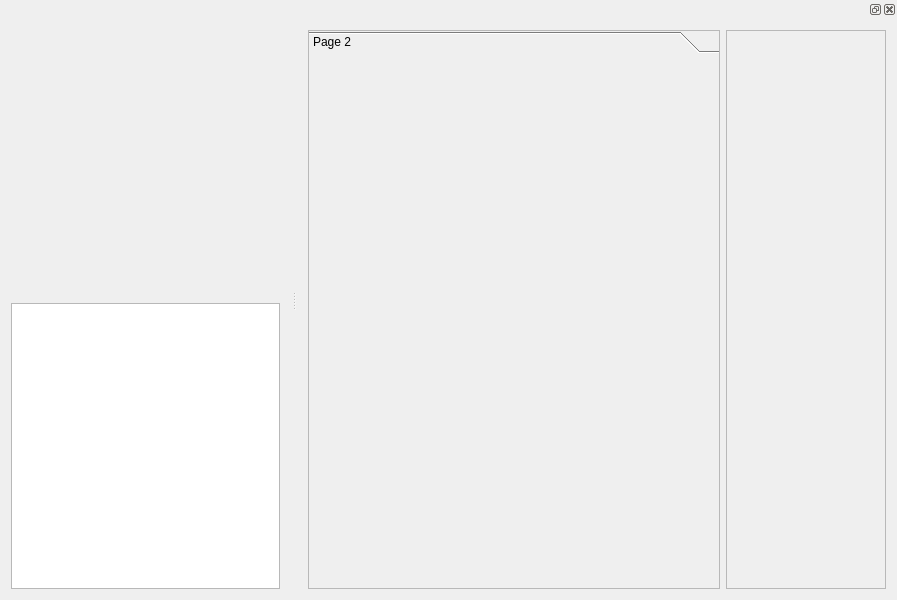
<?xml version="1.0" encoding="UTF-8"?>
<ui version="4.0">
 <class>MainWindow</class>
 <widget class="QMainWindow" name="MainWindow">
  <property name="geometry">
   <rect>
    <x>0</x>
    <y>0</y>
    <width>897</width>
    <height>600</height>
   </rect>
  </property>
  <property name="minimumSize">
   <size>
    <width>800</width>
    <height>600</height>
   </size>
  </property>
  <property name="baseSize">
   <size>
    <width>800</width>
    <height>600</height>
   </size>
  </property>
  <property name="windowTitle">
   <string/>
  </property>
  <widget class="QWidget" name="centralWidget">
   <layout class="QVBoxLayout" name="verticalLayout">
    <item>
     <widget class="GLcanvas" name="glCanvas" native="true">
      <property name="sizePolicy">
       <sizepolicy hsizetype="Preferred" vsizetype="Preferred">
        <horstretch>0</horstretch>
        <verstretch>0</verstretch>
       </sizepolicy>
      </property>
     </widget>
    </item>
    <item>
     <widget class="QTextEdit" name="console">
      <property name="sizePolicy">
       <sizepolicy hsizetype="Expanding" vsizetype="Preferred">
        <horstretch>0</horstretch>
        <verstretch>0</verstretch>
       </sizepolicy>
      </property>
     </widget>
    </item>
   </layout>
  </widget>
  <widget class="QMenuBar" name="menuBar">
   <property name="geometry">
    <rect>
     <x>0</x>
     <y>0</y>
     <width>897</width>
     <height>19</height>
    </rect>
   </property>
  </widget>
  <widget class="QDockWidget" name="dockWidget">
   <property name="sizePolicy">
    <sizepolicy hsizetype="MinimumExpanding" vsizetype="Preferred">
     <horstretch>0</horstretch>
     <verstretch>0</verstretch>
    </sizepolicy>
   </property>
   <property name="minimumSize">
    <size>
     <width>600</width>
     <height>233</height>
    </size>
   </property>
   <property name="autoFillBackground">
    <bool>false</bool>
   </property>
   <property name="features">
    <set>QDockWidget::AllDockWidgetFeatures</set>
   </property>
   <property name="allowedAreas">
    <set>Qt::NoDockWidgetArea</set>
   </property>
   <attribute name="dockWidgetArea">
    <number>2</number>
   </attribute>
   <widget class="QWidget" name="dockWidgetContents">
    <property name="sizePolicy">
     <sizepolicy hsizetype="MinimumExpanding" vsizetype="Preferred">
      <horstretch>0</horstretch>
      <verstretch>0</verstretch>
     </sizepolicy>
    </property>
    <property name="layoutDirection">
     <enum>Qt::RightToLeft</enum>
    </property>
    <layout class="QHBoxLayout" name="horizontalLayout_2">
     <item>
      <widget class="QScrollArea" name="scrollArea">
       <property name="sizePolicy">
        <sizepolicy hsizetype="Fixed" vsizetype="Expanding">
         <horstretch>0</horstretch>
         <verstretch>0</verstretch>
        </sizepolicy>
       </property>
       <property name="minimumSize">
        <size>
         <width>160</width>
         <height>0</height>
        </size>
       </property>
       <property name="widgetResizable">
        <bool>true</bool>
       </property>
       <widget class="QWidget" name="scrollAreaWidgetContents">
        <property name="geometry">
         <rect>
          <x>0</x>
          <y>0</y>
          <width>158</width>
          <height>542</height>
         </rect>
        </property>
       </widget>
      </widget>
     </item>
     <item>
      <widget class="QToolBox" name="toolBox">
       <property name="sizePolicy">
        <sizepolicy hsizetype="Expanding" vsizetype="Expanding">
         <horstretch>0</horstretch>
         <verstretch>0</verstretch>
        </sizepolicy>
       </property>
       <property name="minimumSize">
        <size>
         <width>400</width>
         <height>0</height>
        </size>
       </property>
       <property name="layoutDirection">
        <enum>Qt::LeftToRight</enum>
       </property>
       <property name="frameShape">
        <enum>QFrame::StyledPanel</enum>
       </property>
       <property name="frameShadow">
        <enum>QFrame::Raised</enum>
       </property>
       <property name="currentIndex">
        <number>0</number>
       </property>
       <widget class="QWidget" name="page_2">
        <property name="geometry">
         <rect>
          <x>0</x>
          <y>0</y>
          <width>414</width>
          <height>514</height>
         </rect>
        </property>
        <attribute name="label">
         <string>Page 2</string>
        </attribute>
       </widget>
      </widget>
     </item>
    </layout>
   </widget>
  </widget>
  <action name="actionTrimesh">
   <property name="text">
    <string>Trimesh</string>
   </property>
  </action>
  <action name="actionSkel">
   <property name="text">
    <string>Skel</string>
   </property>
  </action>
  <action name="actionWindow">
   <property name="text">
    <string>Window</string>
   </property>
  </action>
  <action name="actionDCEL">
   <property name="text">
    <string>DCEL</string>
   </property>
  </action>
 </widget>
 <layoutdefault spacing="6" margin="11"/>
 <customwidgets>
  <customwidget>
   <class>GLcanvas</class>
   <extends>QWidget</extends>
   <header>viewer/glcanvas.h</header>
   <container>1</container>
  </customwidget>
 </customwidgets>
 <resources/>
 <connections/>
</ui>
